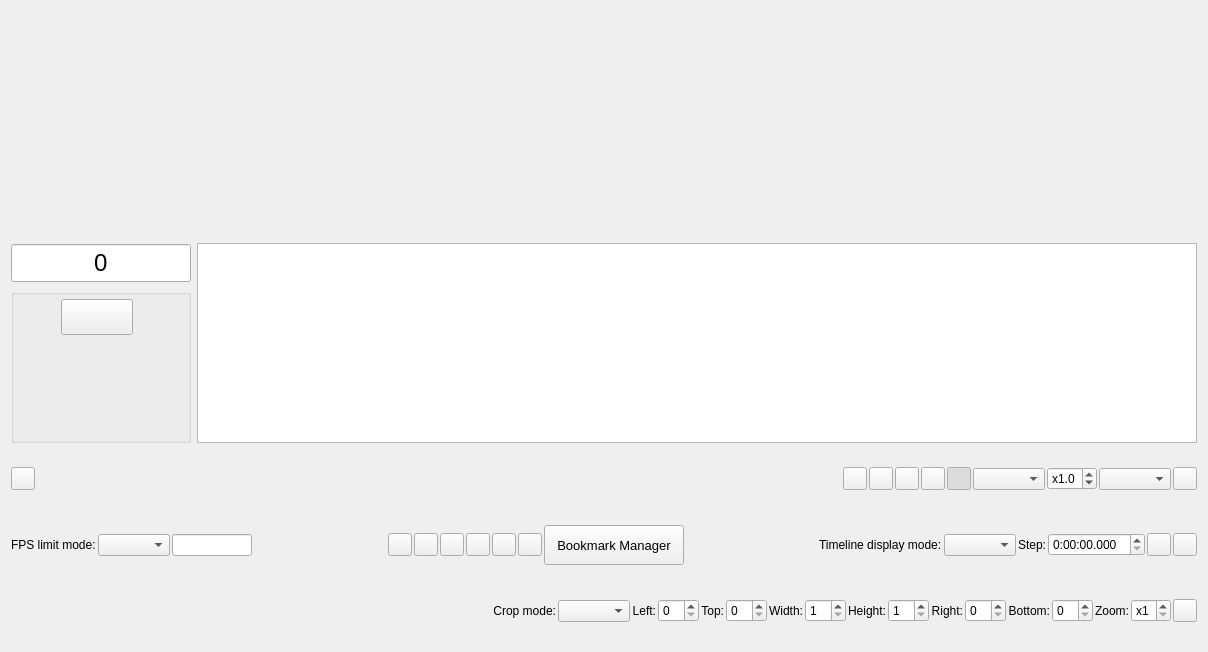
<?xml version="1.0" encoding="UTF-8"?>
<ui version="4.0">
 <class>PreviewDialog</class>
 <widget class="QDialog" name="PreviewDialog">
  <property name="enabled">
   <bool>true</bool>
  </property>
  <property name="geometry">
   <rect>
    <x>0</x>
    <y>0</y>
    <width>1208</width>
    <height>652</height>
   </rect>
  </property>
  <property name="windowTitle">
   <string>Dialog</string>
  </property>
  <layout class="QVBoxLayout" name="mainLayout">
   <item>
    <widget class="PreviewArea" name="previewArea" native="true">
     <property name="enabled">
      <bool>true</bool>
     </property>
    </widget>
   </item>
   <item>
    <layout class="QHBoxLayout" name="horizontalLayout_5">
     <item>
      <layout class="QVBoxLayout" name="verticalLayout">
       <item>
        <widget class="GenericSpinBox" name="frameNumberSpinBox">
         <property name="enabled">
          <bool>true</bool>
         </property>
         <property name="sizePolicy">
          <sizepolicy hsizetype="Minimum" vsizetype="Fixed">
           <horstretch>0</horstretch>
           <verstretch>0</verstretch>
          </sizepolicy>
         </property>
         <property name="minimumSize">
          <size>
           <width>180</width>
           <height>0</height>
          </size>
         </property>
         <property name="maximumSize">
          <size>
           <width>180</width>
           <height>40</height>
          </size>
         </property>
         <property name="font">
          <font>
           <family>Arial</family>
           <pointsize>18</pointsize>
           <weight>50</weight>
           <bold>false</bold>
           <kerning>true</kerning>
          </font>
         </property>
         <property name="layoutDirection">
          <enum>Qt::LeftToRight</enum>
         </property>
         <property name="autoFillBackground">
          <bool>false</bool>
         </property>
         <property name="frame">
          <bool>true</bool>
         </property>
         <property name="alignment">
          <set>Qt::AlignCenter</set>
         </property>
         <property name="buttonSymbols">
          <enum>QAbstractSpinBox::NoButtons</enum>
         </property>
         <property name="keyboardTracking">
          <bool>false</bool>
         </property>
         <property name="showGroupSeparator" stdset="0">
          <bool>false</bool>
         </property>
         <property name="maximum">
          <number>999999999</number>
         </property>
        </widget>
       </item>
       <item>
        <widget class="QGroupBox" name="groupBox">
         <property name="title">
          <string/>
         </property>
         <property name="alignment">
          <set>Qt::AlignCenter</set>
         </property>
         <widget class="QToolButton" name="playButton">
          <property name="geometry">
           <rect>
            <x>50</x>
            <y>10</y>
            <width>72</width>
            <height>36</height>
           </rect>
          </property>
          <property name="text">
           <string/>
          </property>
         </widget>
        </widget>
       </item>
      </layout>
     </item>
     <item>
      <widget class="TimeLineView" name="timeLineView">
       <property name="sizePolicy">
        <sizepolicy hsizetype="Expanding" vsizetype="Minimum">
         <horstretch>0</horstretch>
         <verstretch>0</verstretch>
        </sizepolicy>
       </property>
       <property name="minimumSize">
        <size>
         <width>1000</width>
         <height>120</height>
        </size>
       </property>
       <property name="maximumSize">
        <size>
         <width>9999</width>
         <height>200</height>
        </size>
       </property>
       <property name="alignment">
        <set>Qt::AlignLeading|Qt::AlignLeft|Qt::AlignTop</set>
       </property>
      </widget>
     </item>
    </layout>
   </item>
   <item>
    <widget class="QWidget" name="toolBar" native="true">
     <property name="sizePolicy">
      <sizepolicy hsizetype="Expanding" vsizetype="Preferred">
       <horstretch>0</horstretch>
       <verstretch>0</verstretch>
      </sizepolicy>
     </property>
     <property name="maximumSize">
      <size>
       <width>16777215</width>
       <height>60</height>
      </size>
     </property>
     <layout class="QHBoxLayout" name="horizontalLayout">
      <property name="spacing">
       <number>2</number>
      </property>
      <property name="leftMargin">
       <number>0</number>
      </property>
      <property name="topMargin">
       <number>0</number>
      </property>
      <property name="rightMargin">
       <number>0</number>
      </property>
      <property name="bottomMargin">
       <number>0</number>
      </property>
      <item>
       <widget class="QToolButton" name="timeLineCheckButton">
        <property name="toolTip">
         <string>Timeline</string>
        </property>
        <property name="checkable">
         <bool>true</bool>
        </property>
       </widget>
      </item>
      <item>
       <widget class="QLabel" name="frameStatusLabel">
        <property name="minimumSize">
         <size>
          <width>16</width>
          <height>0</height>
         </size>
        </property>
        <property name="text">
         <string/>
        </property>
       </widget>
      </item>
      <item>
       <widget class="TimeLineSlider" name="frameNumberSlider" native="true">
        <property name="sizePolicy">
         <sizepolicy hsizetype="Expanding" vsizetype="Preferred">
          <horstretch>0</horstretch>
          <verstretch>0</verstretch>
         </sizepolicy>
        </property>
        <property name="styleSheet">
         <string notr="true">QSlider::groove:horizontal {
    border: 1px solid #999999;
    height: 8px; /* the groove expands to the size of the slider by default. by giving it a height, it has a fixed size */
    background: qlineargradient(x1:0, y1:0, x2:0, y2:1, stop:0 #B1B1B1, stop:1 #c4c4c4);
    margin: 2px 0;
}

QSlider::handle:horizontal {
    background: qlineargradient(x1:0, y1:0, x2:1, y2:1, stop:0 #b4b4b4, stop:1 #8f8f8f);
    border: 1px solid #5c5c5c;
    width: 18px;
    margin: -2px 0; /* handle is placed by default on the contents rect of the groove. Expand outside the groove */
    border-radius: 3px;
}</string>
        </property>
       </widget>
      </item>
      <item>
       <widget class="QToolButton" name="frameToClipboardButton">
        <property name="toolTip">
         <string>Copy frame to clipboard</string>
        </property>
       </widget>
      </item>
      <item>
       <widget class="QToolButton" name="saveSnapshotButton">
        <property name="toolTip">
         <string>Save snapshot</string>
        </property>
       </widget>
      </item>
      <item>
       <widget class="QToolButton" name="advancedSettingsButton">
        <property name="toolTip">
         <string>Preview Advanced Settings</string>
        </property>
       </widget>
      </item>
      <item>
       <widget class="QToolButton" name="cropCheckButton">
        <property name="toolTip">
         <string>Crop assistant</string>
        </property>
        <property name="checkable">
         <bool>true</bool>
        </property>
       </widget>
      </item>
      <item>
       <widget class="QToolButton" name="zoomCheckButton">
        <property name="toolTip">
         <string>Zoom</string>
        </property>
        <property name="checkable">
         <bool>true</bool>
        </property>
        <property name="checked">
         <bool>true</bool>
        </property>
       </widget>
      </item>
      <item>
       <widget class="QWidget" name="zoomPanel" native="true">
        <layout class="QHBoxLayout" name="horizontalLayout_2">
         <property name="spacing">
          <number>2</number>
         </property>
         <property name="leftMargin">
          <number>0</number>
         </property>
         <property name="topMargin">
          <number>0</number>
         </property>
         <property name="rightMargin">
          <number>0</number>
         </property>
         <property name="bottomMargin">
          <number>0</number>
         </property>
         <item>
          <widget class="QComboBox" name="zoomModeComboBox">
           <property name="sizePolicy">
            <sizepolicy hsizetype="Minimum" vsizetype="Fixed">
             <horstretch>0</horstretch>
             <verstretch>0</verstretch>
            </sizepolicy>
           </property>
          </widget>
         </item>
         <item>
          <widget class="ZoomRatioSpinBox" name="zoomRatioSpinBox">
           <property name="keyboardTracking">
            <bool>false</bool>
           </property>
           <property name="prefix">
            <string>x</string>
           </property>
           <property name="decimals">
            <number>1</number>
           </property>
           <property name="minimum">
            <double>0.200000000000000</double>
           </property>
           <property name="maximum">
            <double>8.000000000000000</double>
           </property>
           <property name="singleStep">
            <double>0.200000000000000</double>
           </property>
           <property name="value">
            <double>1.000000000000000</double>
           </property>
          </widget>
         </item>
         <item>
          <widget class="QComboBox" name="scaleModeComboBox"/>
         </item>
        </layout>
       </widget>
      </item>
      <item>
       <widget class="QToolButton" name="colorPickerButton">
        <property name="toolTip">
         <string>Color picker</string>
        </property>
        <property name="text">
         <string/>
        </property>
       </widget>
      </item>
     </layout>
     <zorder>colorPickerButton</zorder>
     <zorder>frameNumberSlider</zorder>
     <zorder>frameToClipboardButton</zorder>
     <zorder>saveSnapshotButton</zorder>
     <zorder>advancedSettingsButton</zorder>
     <zorder>cropCheckButton</zorder>
     <zorder>zoomCheckButton</zorder>
     <zorder>zoomPanel</zorder>
     <zorder>timeLineCheckButton</zorder>
     <zorder>frameStatusLabel</zorder>
    </widget>
   </item>
   <item>
    <widget class="QWidget" name="timeLinePanel" native="true">
     <property name="sizePolicy">
      <sizepolicy hsizetype="Preferred" vsizetype="Preferred">
       <horstretch>0</horstretch>
       <verstretch>0</verstretch>
      </sizepolicy>
     </property>
     <property name="maximumSize">
      <size>
       <width>16777215</width>
       <height>60</height>
      </size>
     </property>
     <layout class="QHBoxLayout" name="horizontalLayout_4" stretch="0,0,0,1,0,0,0,0,0,0,0,1,0,0,0,0,0,0">
      <property name="spacing">
       <number>2</number>
      </property>
      <property name="leftMargin">
       <number>0</number>
      </property>
      <property name="topMargin">
       <number>0</number>
      </property>
      <property name="rightMargin">
       <number>0</number>
      </property>
      <property name="bottomMargin">
       <number>0</number>
      </property>
      <item>
       <widget class="QLabel" name="label">
        <property name="text">
         <string>FPS limit mode:</string>
        </property>
       </widget>
      </item>
      <item>
       <widget class="QComboBox" name="playFpsLimitModeComboBox"/>
      </item>
      <item>
       <widget class="QLineEdit" name="playFpsLimitLineEdit">
        <property name="sizePolicy">
         <sizepolicy hsizetype="Fixed" vsizetype="Fixed">
          <horstretch>0</horstretch>
          <verstretch>0</verstretch>
         </sizepolicy>
        </property>
        <property name="maximumSize">
         <size>
          <width>80</width>
          <height>16777215</height>
         </size>
        </property>
        <property name="inputMask">
         <string/>
        </property>
        <property name="maxLength">
         <number>6</number>
        </property>
        <property name="readOnly">
         <bool>true</bool>
        </property>
        <property name="clearButtonEnabled">
         <bool>false</bool>
        </property>
       </widget>
      </item>
      <item>
       <spacer name="horizontalSpacer_2">
        <property name="orientation">
         <enum>Qt::Horizontal</enum>
        </property>
        <property name="sizeHint" stdset="0">
         <size>
          <width>571</width>
          <height>20</height>
         </size>
        </property>
       </spacer>
      </item>
      <item>
       <widget class="QToolButton" name="goToPreviousBookmarkButton">
        <property name="text">
         <string/>
        </property>
       </widget>
      </item>
      <item>
       <widget class="QToolButton" name="bookmarkCurrentFrameButton"/>
      </item>
      <item>
       <widget class="QToolButton" name="unbookmarkCurrentFrameButton"/>
      </item>
      <item>
       <widget class="QToolButton" name="loadChaptersButton">
        <property name="text">
         <string/>
        </property>
       </widget>
      </item>
      <item>
       <widget class="QToolButton" name="clearBookmarksButton"/>
      </item>
      <item>
       <widget class="QToolButton" name="goToNextBookmarkButton"/>
      </item>
      <item>
       <widget class="QPushButton" name="openBookmarkManagerButton">
        <property name="enabled">
         <bool>true</bool>
        </property>
        <property name="minimumSize">
         <size>
          <width>140</width>
          <height>40</height>
         </size>
        </property>
        <property name="font">
         <font>
          <family>Arial</family>
          <pointsize>10</pointsize>
          <weight>50</weight>
          <bold>false</bold>
          <kerning>true</kerning>
         </font>
        </property>
        <property name="text">
         <string>Bookmark Manager</string>
        </property>
        <property name="autoDefault">
         <bool>false</bool>
        </property>
       </widget>
      </item>
      <item>
       <spacer name="horizontalSpacer_3">
        <property name="orientation">
         <enum>Qt::Horizontal</enum>
        </property>
        <property name="sizeHint" stdset="0">
         <size>
          <width>40</width>
          <height>20</height>
         </size>
        </property>
       </spacer>
      </item>
      <item>
       <widget class="QLabel" name="timeLineModeLabel">
        <property name="text">
         <string>Timeline display mode:</string>
        </property>
        <property name="margin">
         <number>2</number>
        </property>
       </widget>
      </item>
      <item>
       <widget class="QComboBox" name="timeLineModeComboBox">
        <property name="sizePolicy">
         <sizepolicy hsizetype="Minimum" vsizetype="Fixed">
          <horstretch>0</horstretch>
          <verstretch>0</verstretch>
         </sizepolicy>
        </property>
       </widget>
      </item>
      <item>
       <widget class="QLabel" name="stepLabel">
        <property name="text">
         <string>Step:</string>
        </property>
        <property name="margin">
         <number>2</number>
        </property>
       </widget>
      </item>
      <item>
       <widget class="QTimeEdit" name="timeStepEdit">
        <property name="displayFormat">
         <string>H:mm:ss.zzz</string>
        </property>
       </widget>
      </item>
      <item>
       <widget class="QToolButton" name="timeStepBackButton">
        <property name="toolTip">
         <string>Step back</string>
        </property>
       </widget>
      </item>
      <item>
       <widget class="QToolButton" name="timeStepForwardButton">
        <property name="toolTip">
         <string>Step forward</string>
        </property>
       </widget>
      </item>
     </layout>
    </widget>
   </item>
   <item>
    <widget class="QWidget" name="cropPanel" native="true">
     <property name="sizePolicy">
      <sizepolicy hsizetype="Preferred" vsizetype="Preferred">
       <horstretch>0</horstretch>
       <verstretch>0</verstretch>
      </sizepolicy>
     </property>
     <property name="maximumSize">
      <size>
       <width>16777215</width>
       <height>60</height>
      </size>
     </property>
     <layout class="QHBoxLayout" name="horizontalLayout_3">
      <property name="spacing">
       <number>2</number>
      </property>
      <property name="leftMargin">
       <number>0</number>
      </property>
      <property name="topMargin">
       <number>0</number>
      </property>
      <property name="rightMargin">
       <number>0</number>
      </property>
      <property name="bottomMargin">
       <number>0</number>
      </property>
      <item>
       <spacer name="horizontalSpacer">
        <property name="orientation">
         <enum>Qt::Horizontal</enum>
        </property>
        <property name="sizeHint" stdset="0">
         <size>
          <width>40</width>
          <height>20</height>
         </size>
        </property>
       </spacer>
      </item>
      <item>
       <widget class="QLabel" name="cropModeLabel">
        <property name="sizePolicy">
         <sizepolicy hsizetype="Preferred" vsizetype="Preferred">
          <horstretch>0</horstretch>
          <verstretch>0</verstretch>
         </sizepolicy>
        </property>
        <property name="text">
         <string>Crop mode:</string>
        </property>
        <property name="alignment">
         <set>Qt::AlignRight|Qt::AlignTrailing|Qt::AlignVCenter</set>
        </property>
        <property name="margin">
         <number>4</number>
        </property>
       </widget>
      </item>
      <item>
       <widget class="QComboBox" name="cropModeComboBox"/>
      </item>
      <item>
       <widget class="QLabel" name="cropLeftLabel">
        <property name="sizePolicy">
         <sizepolicy hsizetype="Preferred" vsizetype="Preferred">
          <horstretch>0</horstretch>
          <verstretch>0</verstretch>
         </sizepolicy>
        </property>
        <property name="text">
         <string>Left:</string>
        </property>
        <property name="alignment">
         <set>Qt::AlignRight|Qt::AlignTrailing|Qt::AlignVCenter</set>
        </property>
        <property name="margin">
         <number>4</number>
        </property>
       </widget>
      </item>
      <item>
       <widget class="QSpinBox" name="cropLeftSpinBox">
        <property name="keyboardTracking">
         <bool>false</bool>
        </property>
       </widget>
      </item>
      <item>
       <widget class="QLabel" name="cropTopLabel">
        <property name="sizePolicy">
         <sizepolicy hsizetype="Preferred" vsizetype="Preferred">
          <horstretch>0</horstretch>
          <verstretch>0</verstretch>
         </sizepolicy>
        </property>
        <property name="text">
         <string>Top:</string>
        </property>
        <property name="alignment">
         <set>Qt::AlignRight|Qt::AlignTrailing|Qt::AlignVCenter</set>
        </property>
        <property name="margin">
         <number>4</number>
        </property>
       </widget>
      </item>
      <item>
       <widget class="QSpinBox" name="cropTopSpinBox">
        <property name="keyboardTracking">
         <bool>false</bool>
        </property>
       </widget>
      </item>
      <item>
       <widget class="QLabel" name="cropWidthLabel">
        <property name="sizePolicy">
         <sizepolicy hsizetype="Preferred" vsizetype="Preferred">
          <horstretch>0</horstretch>
          <verstretch>0</verstretch>
         </sizepolicy>
        </property>
        <property name="text">
         <string>Width:</string>
        </property>
        <property name="alignment">
         <set>Qt::AlignRight|Qt::AlignTrailing|Qt::AlignVCenter</set>
        </property>
        <property name="margin">
         <number>4</number>
        </property>
       </widget>
      </item>
      <item>
       <widget class="QSpinBox" name="cropWidthSpinBox">
        <property name="keyboardTracking">
         <bool>false</bool>
        </property>
        <property name="minimum">
         <number>1</number>
        </property>
       </widget>
      </item>
      <item>
       <widget class="QLabel" name="cropHeightLabel">
        <property name="sizePolicy">
         <sizepolicy hsizetype="Preferred" vsizetype="Preferred">
          <horstretch>0</horstretch>
          <verstretch>0</verstretch>
         </sizepolicy>
        </property>
        <property name="text">
         <string>Height:</string>
        </property>
        <property name="alignment">
         <set>Qt::AlignRight|Qt::AlignTrailing|Qt::AlignVCenter</set>
        </property>
        <property name="margin">
         <number>4</number>
        </property>
       </widget>
      </item>
      <item>
       <widget class="QSpinBox" name="cropHeightSpinBox">
        <property name="keyboardTracking">
         <bool>false</bool>
        </property>
        <property name="minimum">
         <number>1</number>
        </property>
       </widget>
      </item>
      <item>
       <widget class="QLabel" name="cropRightLabel">
        <property name="sizePolicy">
         <sizepolicy hsizetype="Preferred" vsizetype="Preferred">
          <horstretch>0</horstretch>
          <verstretch>0</verstretch>
         </sizepolicy>
        </property>
        <property name="text">
         <string>Right:</string>
        </property>
        <property name="alignment">
         <set>Qt::AlignRight|Qt::AlignTrailing|Qt::AlignVCenter</set>
        </property>
        <property name="margin">
         <number>4</number>
        </property>
       </widget>
      </item>
      <item>
       <widget class="QSpinBox" name="cropRightSpinBox">
        <property name="keyboardTracking">
         <bool>false</bool>
        </property>
       </widget>
      </item>
      <item>
       <widget class="QLabel" name="cropBottomLabel">
        <property name="sizePolicy">
         <sizepolicy hsizetype="Preferred" vsizetype="Preferred">
          <horstretch>0</horstretch>
          <verstretch>0</verstretch>
         </sizepolicy>
        </property>
        <property name="text">
         <string>Bottom:</string>
        </property>
        <property name="alignment">
         <set>Qt::AlignRight|Qt::AlignTrailing|Qt::AlignVCenter</set>
        </property>
        <property name="margin">
         <number>4</number>
        </property>
       </widget>
      </item>
      <item>
       <widget class="QSpinBox" name="cropBottomSpinBox">
        <property name="keyboardTracking">
         <bool>false</bool>
        </property>
       </widget>
      </item>
      <item>
       <widget class="QLabel" name="cropZoomLabel">
        <property name="sizePolicy">
         <sizepolicy hsizetype="Preferred" vsizetype="Preferred">
          <horstretch>0</horstretch>
          <verstretch>0</verstretch>
         </sizepolicy>
        </property>
        <property name="text">
         <string>Zoom:</string>
        </property>
        <property name="alignment">
         <set>Qt::AlignRight|Qt::AlignTrailing|Qt::AlignVCenter</set>
        </property>
        <property name="margin">
         <number>4</number>
        </property>
       </widget>
      </item>
      <item>
       <widget class="QSpinBox" name="cropZoomRatioSpinBox">
        <property name="keyboardTracking">
         <bool>false</bool>
        </property>
        <property name="prefix">
         <string>x</string>
        </property>
        <property name="minimum">
         <number>1</number>
        </property>
        <property name="maximum">
         <number>8</number>
        </property>
       </widget>
      </item>
      <item>
       <widget class="QToolButton" name="cropPasteToScriptButton">
        <property name="toolTip">
         <string>Paste into script</string>
        </property>
       </widget>
      </item>
     </layout>
    </widget>
   </item>
  </layout>
  <zorder>toolBar</zorder>
  <zorder>previewArea</zorder>
  <zorder>cropPanel</zorder>
  <zorder>timeLinePanel</zorder>
  <zorder></zorder>
 </widget>
 <customwidgets>
  <customwidget>
   <class>PreviewArea</class>
   <extends>QWidget</extends>
   <header>../../src/preview/preview_area.h</header>
   <container>1</container>
  </customwidget>
  <customwidget>
   <class>TimeLineSlider</class>
   <extends>QWidget</extends>
   <header>../../common-src/timeline_slider/timeline_slider.h</header>
   <container>1</container>
  </customwidget>
  <customwidget>
   <class>ZoomRatioSpinBox</class>
   <extends>QDoubleSpinBox</extends>
   <header>../../common-src/qt_widgets_subclasses/zoom_ratio_spinbox.h</header>
  </customwidget>
  <customwidget>
   <class>TimeLineView</class>
   <extends>QGraphicsView</extends>
   <header>../../common-src/frame_timeline/timeline_view.h</header>
  </customwidget>
  <customwidget>
   <class>GenericSpinBox</class>
   <extends>QSpinBox</extends>
   <header>../../common-src/qt_widgets_subclasses/generic_spinbox.h</header>
  </customwidget>
 </customwidgets>
 <resources/>
 <connections/>
</ui>
